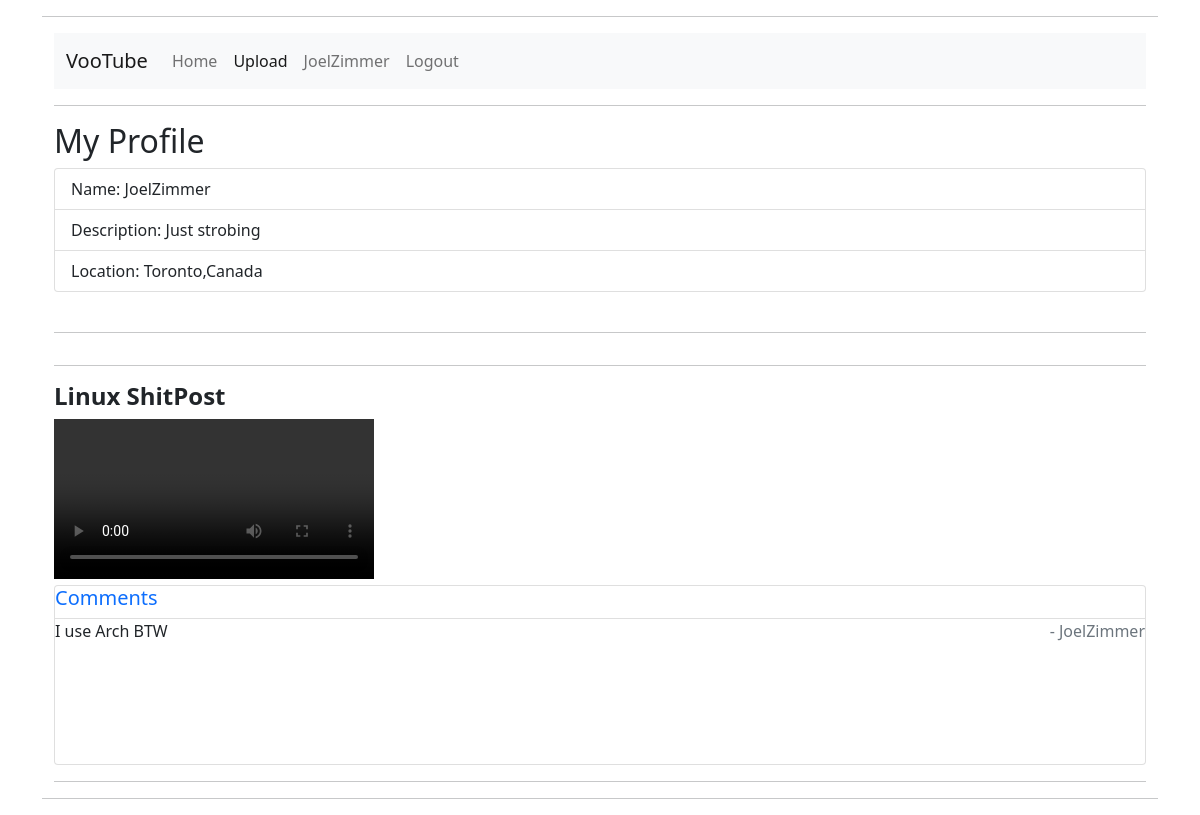
Screenshot of /myprofile (signed in) with the database file from the repository.
### models.py (models this page shows, shortened)
class User(db.Model, UserMixin):
    id = db.Column(db.Integer, primary_key = True)
    Username = db.Column(db.String(80), unique=True, nullable=False)
    Password = db.Column(db.String(120), nullable=False)
    Videos = db.relationship('Video', backref='user', lazy=True)
    Comments = db.relationship('Comment', backref='user', lazy=True)
    Description = db.Column(db.String(120), nullable=False)
    Location = db.Column(db.String(60), nullable=False)

class Video(db.Model):
    id = db.Column(db.Integer, primary_key=True)
    Title = db.Column(db.String(80), nullable=False)
    FileName = db.Column(db.String(80), nullable=False)
    DateUploaded = db.Column(db.DateTime, default=datetime.utcnow, nullable=False)
    Uploader_id = db.Column(db.Integer, db.ForeignKey('user.id'))
    Comments = db.relationship('Comment',backref='video',lazy=True)

class Comment(db.Model):
    id = db.Column(db.Integer, primary_key=True)
    Content = db.Column(db.String(80), nullable=False)
    Commenter_id = db.Column(db.Integer, db.ForeignKey('user.id'))
    Video_id = db.Column(db.Integer, db.ForeignKey('video.id'))

### routes.py (the view)
@app.route('/myprofile')
@login_required
def MyProfile():
    if current_user.is_authenticated:
        U = User.query.filter_by(id=current_user.id).first()
        Videos =Video.query.all()
        return render_template('MyProfile.html',User=U,Videos=Videos )
    else:
        return redirect(url_for('home'))

### models.py (called while the page is built)
@login_manager.user_loader
def user_loader(user_id):
    return User.query.get(user_id)

### templates/MyProfile.html (shortened to what this page needs)
{% extends 'base.html' %}
{% block content %}
<h2>My Profile</h2>
<div class="list-group">
  <li class="list-group-item">Name: {{ current_user.Username }}</li>
  <li class="list-group-item">Description: {{ current_user.Description }}</li>
  <li class="list-group-item">Location: {{ current_user.Location }}</li>
</div>
<br>
<div class="list-group">
    <div class="row">
      {% for Video in Videos %}
        {% if Video.user.id == current_user.id %}
          <div class="col-6">
            <h4><b>{{ Video.Title }}</b></h4>
            <video width="320" video="180" controls>
              <source src="static/video/{{ Video.FileName }}" type="video/mp4" control>
            </video>
            </div>
            <div class="card col" style="overflow-y:scroll; height:180px;">
              <h5 class="text-primary">Comments</h5>
              {% for Comment in Video.Comments %}
                <ul class="list-group list-group-flush">
                  <div style="overflow: hidden;">
                    <p class="text-dark" style="float: left;">{{ Comment.Content }}</p>
                    <p class="text-muted" style="float: right;">- {{ Comment.user.Username}}</p>
                  </div>
                </ul>
              {% endfor %}
          {% endif %}
        </div>
        <hr>
      {% endfor %}
    </div>
{% endblock%}

### templates/base.html (shortened to what this page needs)
<!DOCTYPE html>
<html lang="en" dir="ltr">
  <head>
    <link href="https://cdn.jsdelivr.net/npm/bootstrap@5.1.0/dist/css/bootstrap.min.css" rel="stylesheet">
  </head>
  <body>
    <div class="container">
      <hr>
      <div class="container">
        <nav class="navbar navbar-expand-lg navbar-light bg-light">
          <div class="container-fluid">
            <a class="navbar-brand" href="#">VooTube</a>
            <div class="collapse navbar-collapse" id="navbarNav">
              <ul class="navbar-nav">
                <li class="nav-item">
                  <a class="nav-link" aria-current="page" href={{ url_for("Home")}}>Home</a>
                </li>
                <li class="nav-item">
                  <a class="nav-link active" aria-current="page" href={{ url_for("Upload")}}>Upload</a>
                </li>
                {% if current_user.is_authenticated %}
                  <li class="nav-item">
                    <a class="nav-link" href={{ url_for("MyProfile")}}>{{ current_user.Username }}</a>
                  </li>
                  <li class="nav-item">
                    <a class="nav-link" href={{ url_for("Logout")}}>Logout</a>
                  </li>
                {% endif %}
              </ul>
            </div>
          </div>
          </nav>
          <hr>
        {% block content %}{% endblock %}
  </body>
</html>

### rows the page displays
User: Username "JoelZimmer", Description "Just strobing", Location "Toronto,Canada"
Video: Title "Linux ShitPost"
Comment: Content "I use Arch BTW", user.Username "JoelZimmer"
